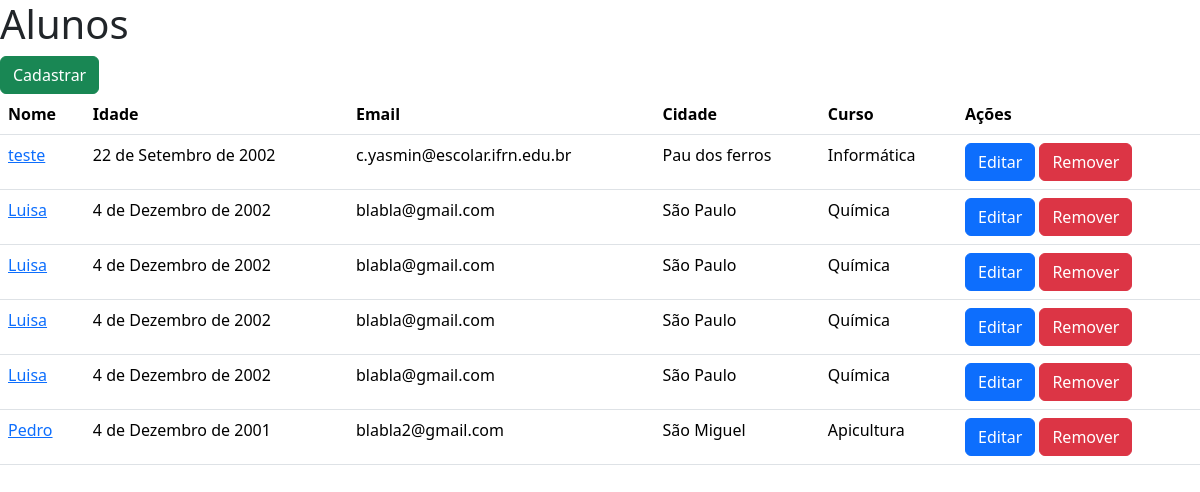
Before: /aluno/ with the older database file.
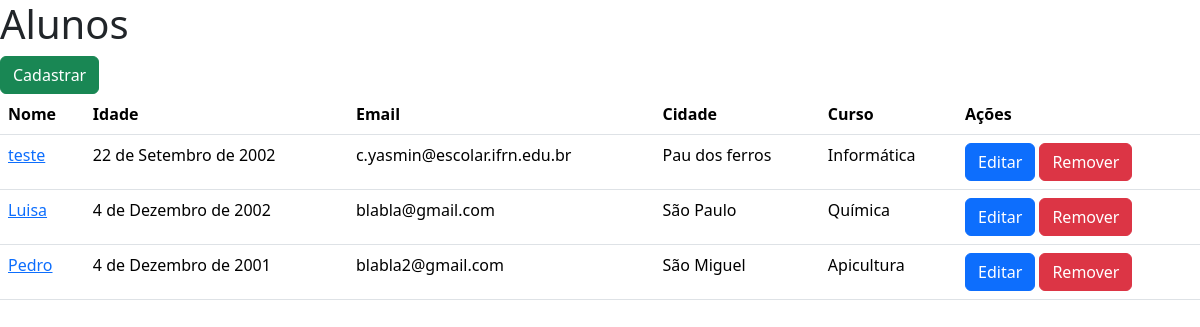
After: the same page with the newer database file.
### alunos/models.py (models this page shows, shortened)
class Aluno(models.Model):
    nome = models.CharField(max_length=100)
    endereco = models.CharField(max_length=200)
    email = models.EmailField()
    data_nascimento = models.DateField()
    cidade = models.ForeignKey(Cidade, on_delete=models.SET_NULL, null=True, blank=True)
    curso = models.ForeignKey(Curso, on_delete=models.SET_NULL, null=True, blank=True)

### cidades/models.py (models this page shows)
class Cidade(models.Model):
    nome = models.CharField(max_length=100)
    sigla_estado = models.CharField(max_length=2)
    def __str__(self):
        return self.nome

### cursos/models.py (models this page shows)
class Curso(models.Model):
    nome = models.CharField(max_length=100)
    def __str__(self):
        return self.nome

### alunos/views.py (the view)
# urls.py: path('', views.index, name="alunos"),
def index(request):
    alunos = Aluno.objects.all()
    return render(request, 'index.html', {'alunos': alunos})

### alunos/templates/index.html (shortened to what this page needs)
<!DOCTYPE html>
<html lang="en">
<head>
    <link href="https://cdn.jsdelivr.net/npm/bootstrap@5.3.2/dist/css/bootstrap.min.css" rel="stylesheet"
>
</head>
<body>
    <h1>Alunos</h1>
    <a href="{% url 'cadastrar_aluno'%}" type="button" class="btn btn-success">Cadastrar</a>
    <table class="table">
        <thead>
            <tr>
                <th scope="col">Nome</th>
                <th scope="col">Idade</th>
                <th scope="col">Email</th>
                <th scope="col">Cidade</th>
                <th scope="col">Curso</th>
                <th scope="col">Ações</th>
            </tr>
        </thead>
        {% for aluno in alunos %}
        <tr>
            <td><a href="{% url 'visualizar_aluno' aluno.id %}">{{aluno.nome}}</a></td>
            <td>{{aluno.data_nascimento}}</td>
            <td>{{aluno.email}}</td>
            <td>{{aluno.cidade}}</td>
            <td>{{aluno.curso}}</td>
            <td>
                <a href="{% url 'editar_aluno' aluno.id %}" class="btn btn-primary">Editar</a>
                <a href="{% url 'remover_aluno' aluno.id %}" class="btn btn-danger">Remover</a>
            </td>
        </tr>
        {%endfor%}
    </table>
</body>
</html>

Changed rows visible on the page:
removed Aluno: nome "Luisa", data_nascimento "4 de Dezembro de 2002", email "blabla@gmail.com", cidade "São Paulo", curso "Química"
removed Aluno: nome "Luisa", data_nascimento "4 de Dezembro de 2002", email "blabla@gmail.com", cidade "São Paulo", curso "Química"
removed Aluno: nome "Luisa", data_nascimento "4 de Dezembro de 2002", email "blabla@gmail.com", cidade "São Paulo", curso "Química"
